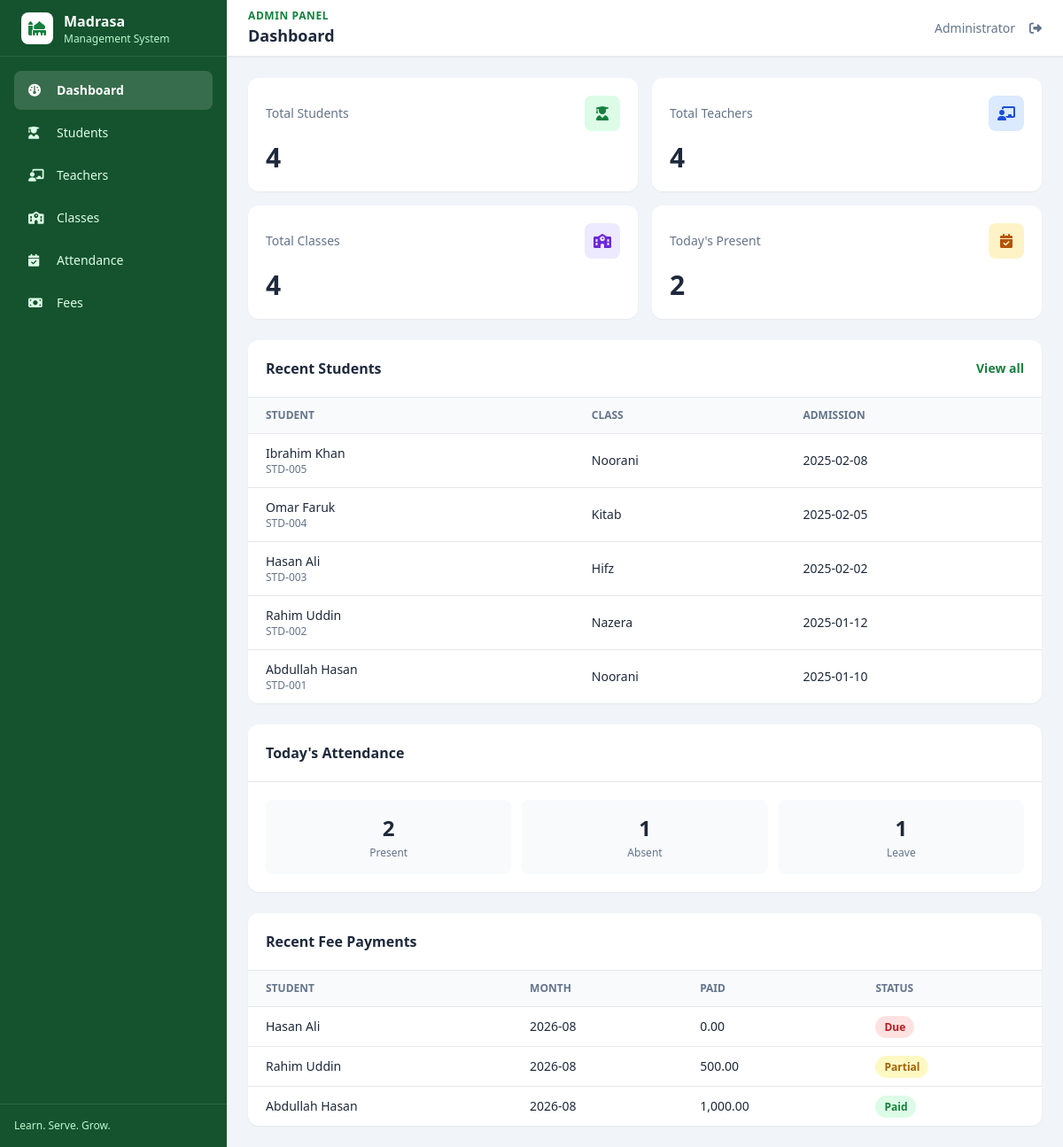
/index.php (signed in), run on the app's committed database.
### tables this page shows
CREATE TABLE students (
    id INT UNSIGNED AUTO_INCREMENT PRIMARY KEY,
    student_id VARCHAR(50) NOT NULL UNIQUE,
    name VARCHAR(100) NOT NULL,
    father_name VARCHAR(100) NOT NULL,
    phone VARCHAR(30),
    address TEXT,
    class_id INT UNSIGNED NULL,
    admission_date DATE NOT NULL,
    status ENUM('Active','Inactive') NOT NULL DEFAULT 'Active',
    created_at TIMESTAMP DEFAULT CURRENT_TIMESTAMP,
    INDEX (name), INDEX (phone), FOREIGN KEY (class_id) REFERENCES classes(id) ON DELETE SET NULL
);

CREATE TABLE classes (
    id INT UNSIGNED AUTO_INCREMENT PRIMARY KEY,
    class_name VARCHAR(100) NOT NULL UNIQUE,
    description TEXT,
    created_at TIMESTAMP DEFAULT CURRENT_TIMESTAMP
);

CREATE TABLE fees (
    id INT UNSIGNED AUTO_INCREMENT PRIMARY KEY,
    student_id INT UNSIGNED NOT NULL,
    fee_month CHAR(7) NOT NULL,
    amount DECIMAL(10,2) NOT NULL,
    paid_amount DECIMAL(10,2) NOT NULL DEFAULT 0,
    due_amount DECIMAL(10,2) NOT NULL DEFAULT 0,
    status ENUM('Paid','Partial','Due') NOT NULL DEFAULT 'Due',
    payment_date DATE NOT NULL,
    created_at TIMESTAMP DEFAULT CURRENT_TIMESTAMP,
    INDEX (fee_month), FOREIGN KEY (student_id) REFERENCES students(id) ON DELETE CASCADE
);

### includes/functions.php (called while the page is built, shortened)
<?php
function e(mixed $value): string
{
    return htmlspecialchars((string) $value, ENT_QUOTES, 'UTF-8');
}

### index.php (the view, shortened to what this page needs)
<?php
require __DIR__ . '/config/database.php';
require __DIR__ . '/includes/functions.php';
$title = 'Dashboard';
$counts = [
    'students' => (int) $pdo->query("SELECT COUNT(*) FROM students WHERE status = 'Active'")->fetchColumn(),
    'teachers' => (int) $pdo->query('SELECT COUNT(*) FROM teachers')->fetchColumn(),
    'classes' => (int) $pdo->query('SELECT COUNT(*) FROM classes')->fetchColumn(),
    'present' => (int) $pdo->query("SELECT COUNT(*) FROM attendance WHERE attendance_date = CURDATE() AND status = 'Present'")->fetchColumn(),
];
$recentStudents = $pdo->query('SELECT s.student_id, s.name, c.class_name, s.admission_date FROM students s LEFT JOIN classes c ON c.id = s.class_id ORDER BY s.id DESC LIMIT 5')->fetchAll();
$attendanceSummary = $pdo->query("SELECT status, COUNT(*) AS total FROM attendance WHERE attendance_date = CURDATE() GROUP BY status")->fetchAll();
$summary = ['Present' => 0, 'Absent' => 0, 'Leave' => 0];
foreach ($attendanceSummary as $row) $summary[$row['status']] = (int) $row['total'];
$recentFees = $pdo->query('SELECT f.fee_month, f.paid_amount, f.status, s.name FROM fees f JOIN students s ON s.id = f.student_id ORDER BY f.id DESC LIMIT 5')->fetchAll();
require __DIR__ . '/includes/header.php';
?>
<div class="grid gap-4 sm:grid-cols-2 xl:grid-cols-4">
<?php foreach ([['students','Total Students','fa-user-graduate','green'],['teachers','Total Teachers','fa-chalkboard-user','blue'],['classes','Total Classes','fa-school','violet'],['present',"Today's Present",'fa-calendar-check','amber']] as [$key,$label,$icon,$color]): ?>
    <div class="rounded-xl bg-white p-5 shadow-sm"><div class="flex items-center justify-between"><span class="text-sm text-slate-500"><?= e($label) ?></span><span class="grid h-10 w-10 place-items-center rounded-lg bg-<?= $color ?>-100 text-<?= $color ?>-700"><i class="fa-solid <?= $icon ?>"></i></span></div><p class="mt-3 text-3xl font-bold"><?= $counts[$key] ?></p></div>
<?php endforeach; ?>
</div>
<div class="mt-6 grid gap-6 xl:grid-cols-2">
    <div class="rounded-xl bg-white shadow-sm"><div class="flex items-center justify-between border-b p-5"><h2 class="font-bold">Recent Students</h2><a href="students.php" class="text-sm font-semibold text-green-700">View all</a></div>
        <?php if (!$recentStudents): ?><p class="p-6 text-sm text-slate-500">No students found.</p><?php else: ?><div class="overflow-x-auto"><table class="w-full text-left text-sm"><thead class="bg-slate-50 text-xs uppercase text-slate-500"><tr><th class="px-5 py-3">Student</th><th class="px-5 py-3">Class</th><th class="px-5 py-3">Admission</th></tr></thead><tbody><?php foreach ($recentStudents as $student): ?><tr class="border-t"><td class="px-5 py-3"><p class="font-medium"><?= e($student['name']) ?></p><p class="text-xs text-slate-500"><?= e($student['student_id']) ?></p></td><td class="px-5 py-3"><?= e($student['class_name'] ?? 'Unassigned') ?></td><td class="px-5 py-3"><?= e($student['admission_date']) ?></td></tr><?php endforeach; ?></tbody></table></div><?php endif; ?>
    </div>
    <div class="rounded-xl bg-white shadow-sm"><div class="border-b p-5"><h2 class="font-bold">Today's Attendance</h2></div><div class="grid grid-cols-3 gap-3 p-5"><?php foreach ($summary as $label => $total): ?><div class="rounded-lg bg-slate-50 p-4 text-center"><p class="text-2xl font-bold"><?= $total ?></p><p class="mt-1 text-xs text-slate-500"><?= e($label) ?></p></div><?php endforeach; ?></div></div>
</div>
<div class="mt-6 rounded-xl bg-white shadow-sm"><div class="border-b p-5"><h2 class="font-bold">Recent Fee Payments</h2></div><?php if (!$recentFees): ?><p class="p-6 text-sm text-slate-500">No fee payments found.</p><?php else: ?><div class="overflow-x-auto"><table class="w-full text-left text-sm"><thead class="bg-slate-50 text-xs uppercase text-slate-500"><tr><th class="px-5 py-3">Student</th><th class="px-5 py-3">Month</th><th class="px-5 py-3">Paid</th><th class="px-5 py-3">Status</th></tr></thead><tbody><?php foreach ($recentFees as $fee): ?><tr class="border-t"><td class="px-5 py-3"><?= e($fee['name']) ?></td><td class="px-5 py-3"><?= e($fee['fee_month']) ?></td><td class="px-5 py-3"><?= number_format((float) $fee['paid_amount'], 2) ?></td><td class="px-5 py-3"><span class="rounded-full px-2.5 py-1 text-xs font-semibold <?= $fee['status'] === 'Paid' ? 'bg-green-100 text-green-700' : ($fee['status'] === 'Partial' ? 'bg-yellow-100 text-yellow-700' : 'bg-red-100 text-red-700') ?>"><?= e($fee['status']) ?></span></td></tr><?php endforeach; ?></tbody></table></div><?php endif; ?></div>
<?php require __DIR__ . '/includes/footer.php'; ?>

### includes/header.php (shortened to what this page needs)
<?php
$currentPage = basename($_SERVER['PHP_SELF']);
?>
<!doctype html>
<html lang="en">
<head>
    <script src="https://cdn.tailwindcss.com"></script>
    <link rel="stylesheet" href="https://cdnjs.cloudflare.com/ajax/libs/font-awesome/6.5.2/css/all.min.css">
</head>
<body class="bg-slate-100 text-slate-800">
<div class="min-h-screen">
    <?php require __DIR__ . '/sidebar.php'; ?>
    <main class="lg:ml-64">
        <header class="sticky top-0 z-10 flex h-16 items-center justify-between border-b bg-white px-4 shadow-sm sm:px-6">
            <div class="flex items-center gap-3">
                <div>
                    <p class="text-xs font-semibold uppercase tracking-wider text-madrasa-700">Admin panel</p>
                    <h1 class="text-lg font-bold"><?= e($title ?? 'Dashboard') ?></h1>
                </div>
            </div>
            <div class="flex items-center gap-4 text-sm">
                <span class="hidden text-slate-500 sm:inline"><?= e($_SESSION['user_name'] ?? 'Administrator') ?></span>
                <a href="logout.php" class="text-slate-500 hover:text-red-600" title="Logout"><i class="fa-solid fa-right-from-bracket"></i></a>
            </div>
        </header>
        <section class="p-4 sm:p-6">

### includes/sidebar.php (shortened to what this page needs)
<?php
$links = [
    ['index.php', 'fa-gauge', 'Dashboard'],
    ['students.php', 'fa-user-graduate', 'Students'],
    ['teachers.php', 'fa-chalkboard-user', 'Teachers'],
    ['classes.php', 'fa-school', 'Classes'],
    ['attendance.php', 'fa-calendar-check', 'Attendance'],
    ['fees.php', 'fa-money-bill', 'Fees'],
];
?>
<aside id="sidebar" class="fixed inset-y-0 left-0 z-30 w-64 -translate-x-full bg-madrasa-900 text-white transition-transform lg:translate-x-0">
    <div class="flex h-16 items-center gap-3 border-b border-white/10 px-6">
        <span class="grid h-9 w-9 place-items-center rounded-lg bg-white text-madrasa-700"><i class="fa-solid fa-mosque"></i></span>
        <div><p class="font-bold">Madrasa</p><p class="text-xs text-green-200">Management System</p></div>
    </div>
    <nav class="space-y-1 p-4">
        <?php foreach ($links as [$url, $icon, $label]): ?>
            <a href="<?= e($url) ?>" class="flex items-center gap-3 rounded-lg px-4 py-3 text-sm <?= $currentPage === $url ? 'bg-white/15 font-semibold text-white' : 'text-green-100 hover:bg-white/10' ?>">
                <i class="fa-solid <?= e($icon) ?> w-5"></i><?= e($label) ?>
            </a>
        <?php endforeach; ?>
    </nav>
    <div class="absolute bottom-0 w-full border-t border-white/10 p-4 text-xs text-green-200">Learn. Serve. Grow.</div>
</aside>

### includes/footer.php (shortened to what this page needs)
        </section>
    </main>
</div>
</body>
</html>

### data on the page
students: name "Ibrahim Khan", student "STD-005", class.class_name "Noorani", admission_date "2025-02-08"
students: name "Omar Faruk", student "STD-004", class.class_name "Kitab", admission_date "2025-02-05"
students: name "Hasan Ali", student "STD-003", class.class_name "Hifz", admission_date "2025-02-02"
students: name "Rahim Uddin", student "STD-002", class.class_name "Nazera", admission_date "2025-01-12"
students: name "Abdullah Hasan", student "STD-001", class.class_name "Noorani", admission_date "2025-01-10"
fees: student.name "Hasan Ali", fee_month "2026-08", paid_amount "0.00", status "Due"
fees: student.name "Rahim Uddin", fee_month "2026-08", paid_amount "500.00", status "Partial"
fees: student.name "Abdullah Hasan", fee_month "2026-08", paid_amount "1,000.00", status "Paid"

### other printed values
$label "Dashboard"
$label "Students"
$label "Teachers"
$label "Classes"
$label "Attendance"
$label "Fees"
$title "Dashboard"
$_SESSION['user_name'] "Administrator"
$label "Total Students"
$counts[$key] "4"
$label "Total Teachers"
$label "Total Classes"
$label "Today's Present"
$counts[$key] "2"
$total "2"
